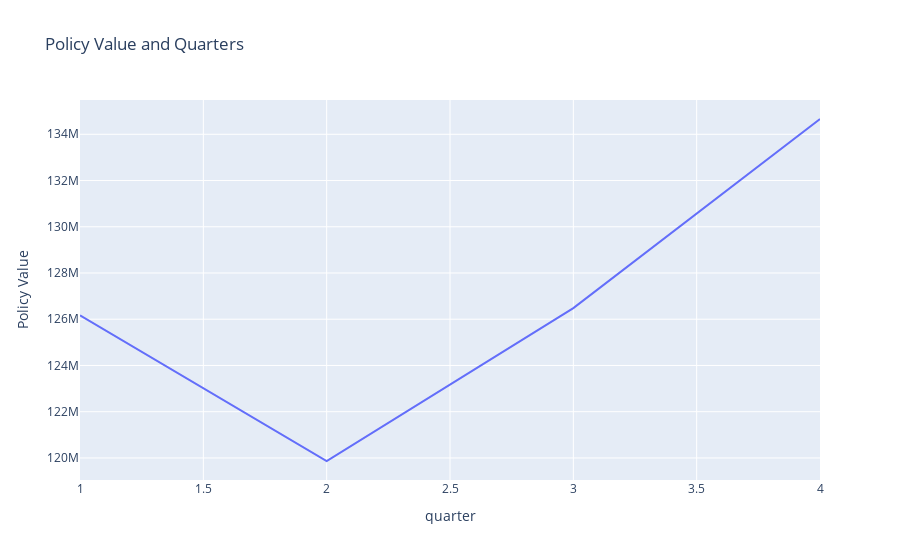

The code cell stored with this chart in its notebook:
### Code cell
fig = px.line(time1, x="quarter", y="Policy Value", title='Policy Value and Quarters')
fig.show()

### Figure 1 — Plotly figure (JSON) as saved in the notebook; plotly's stock layout.template omitted (floating-point values rounded to 4 significant figures)
{"data": [{"hovertemplate": "quarter=%{x}<br>Policy Value=%{y}<extra></extra>", "legendgroup": "", "line": {"color": "#636efa", "dash": "solid"}, "mode": "lines", "name": "", "orientation": "v", "showlegend": false, "type": "scatter", "x": [1, 2, 3, 4], "xaxis": "x", "y": [126166846, 119867880, 126482101, 134661190], "yaxis": "y"}], "layout": {"legend": {"tracegroupgap": 0}, "title": {"text": "Policy Value and Quarters"}, "xaxis": {"anchor": "y", "domain": [0, 1], "title": {"text": "quarter"}}, "yaxis": {"anchor": "x", "domain": [0, 1], "title": {"text": "Policy Value"}}}}
